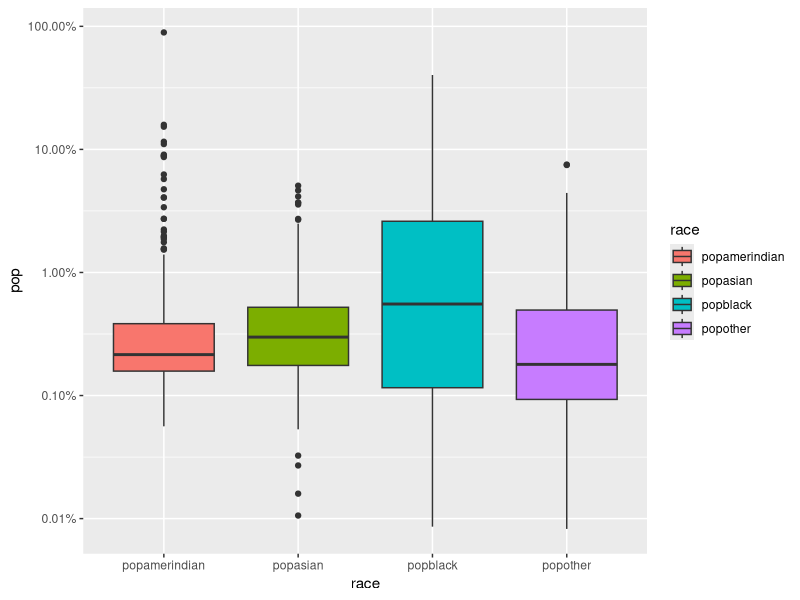
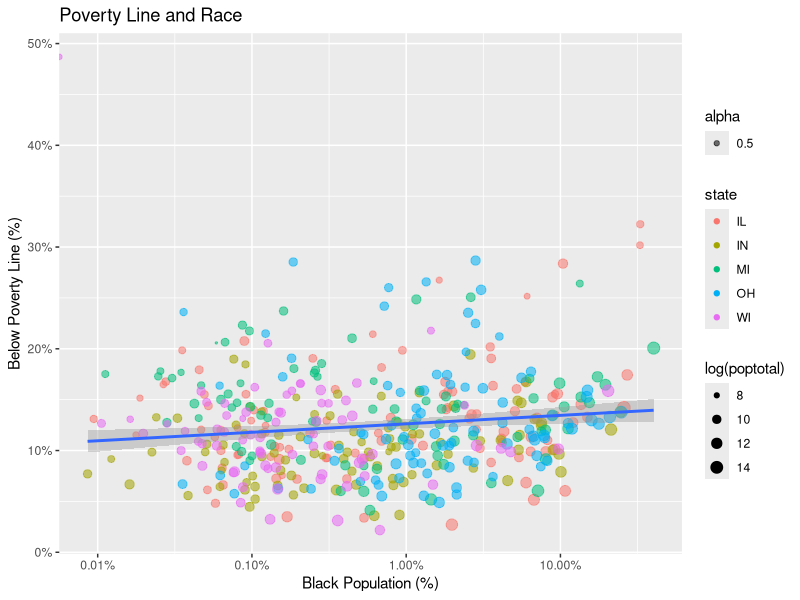
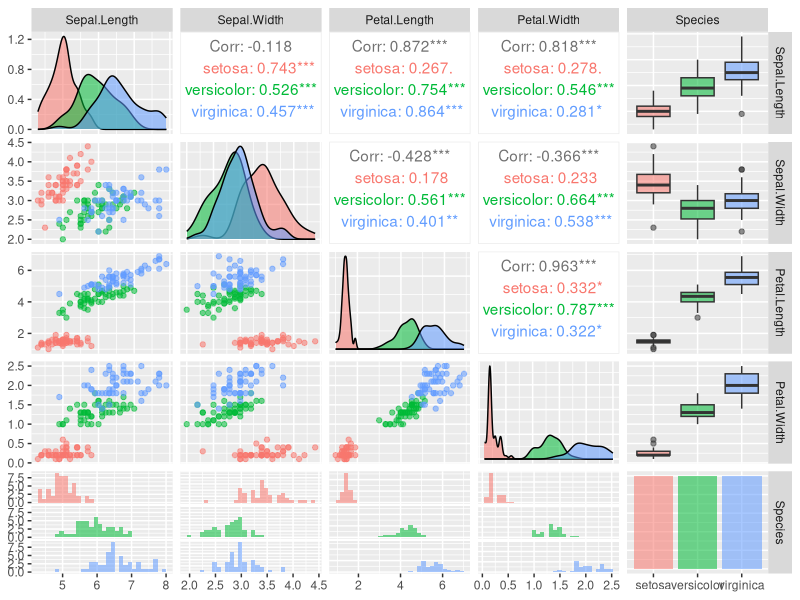

Recreate these plots in R, in order.
## ---- chunk 1
knitr::opts_chunk$set(collapse=TRUE)
library(tidyverse)
library(ggplot2)
library(GGally)
data("midwest", package="ggplot2")
## ---- chunk 2
mw_race <- midwest %>% 
  transmute(
    state, 
    county, 
    #popwhite = popwhite / poptotal, 
    popblack = popblack / poptotal, 
    popamerindian = popamerindian / poptotal, 
    popasian = popasian / poptotal, 
    popother = popother / poptotal
  ) %>%
  gather(race, pop, -state, -county)
## ---- chunk 3
ggplot(mw_race, aes(race, pop, fill=race)) + 
  scale_y_log10(
  	labels = scales::percent) +
  geom_boxplot()
## ---- chunk 4
ggplot(midwest, aes(x=percblack/100, y=percbelowpoverty/100)) +
  scale_x_log10(breaks=c(0.0001, 0.001, 0.01, 0.1, 1, 10, 100), labels = scales::percent) +
  scale_y_continuous(labels = scales::percent) + 
  geom_point(aes(size=log(poptotal), col=state, alpha=0.5)) + 
  scale_size(range=c(0.5, 4)) +
  geom_smooth(method="lm") +
  labs(title="Poverty Line and Race", x="Black Population (%)", y="Below Poverty Line (%)")
## ---- chunk 5
GGally::ggpairs(iris, mapping=ggplot2::aes(color=Species, alpha=0.5))
